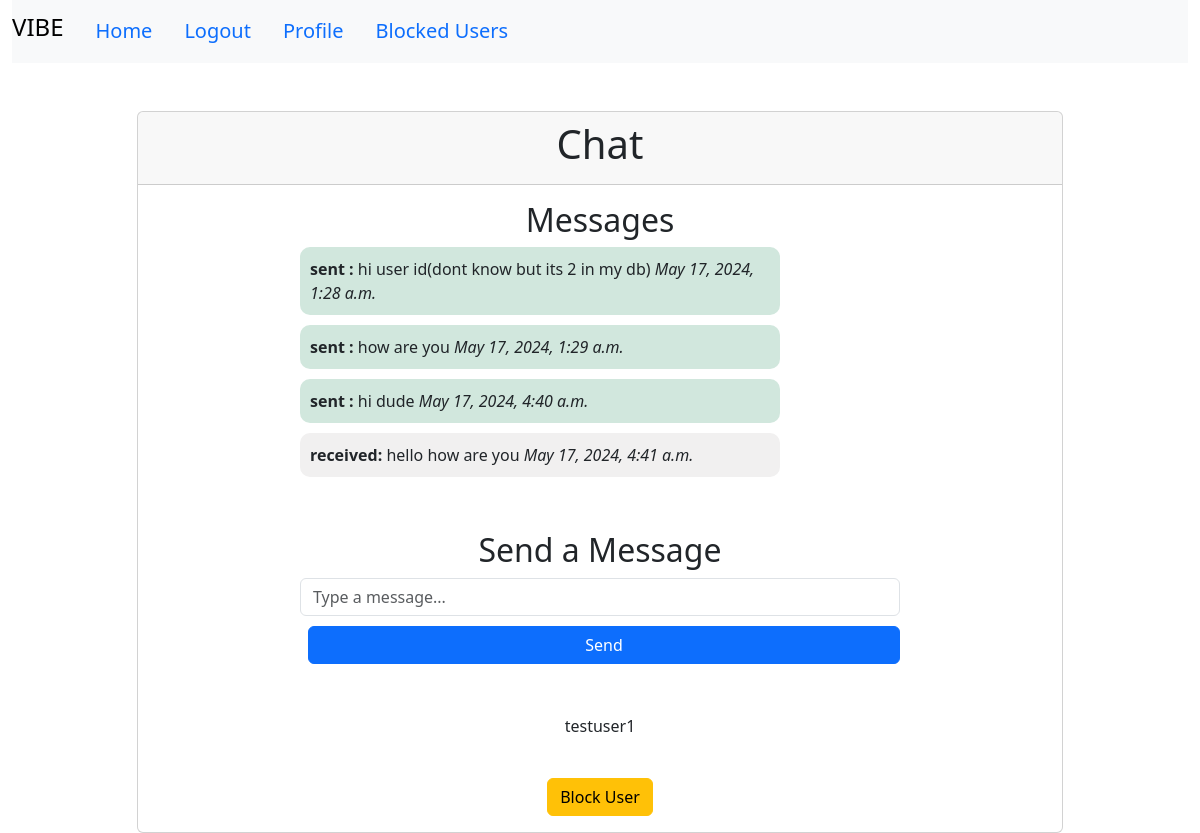
Before: /chat/2/ (signed in) with the older database file.
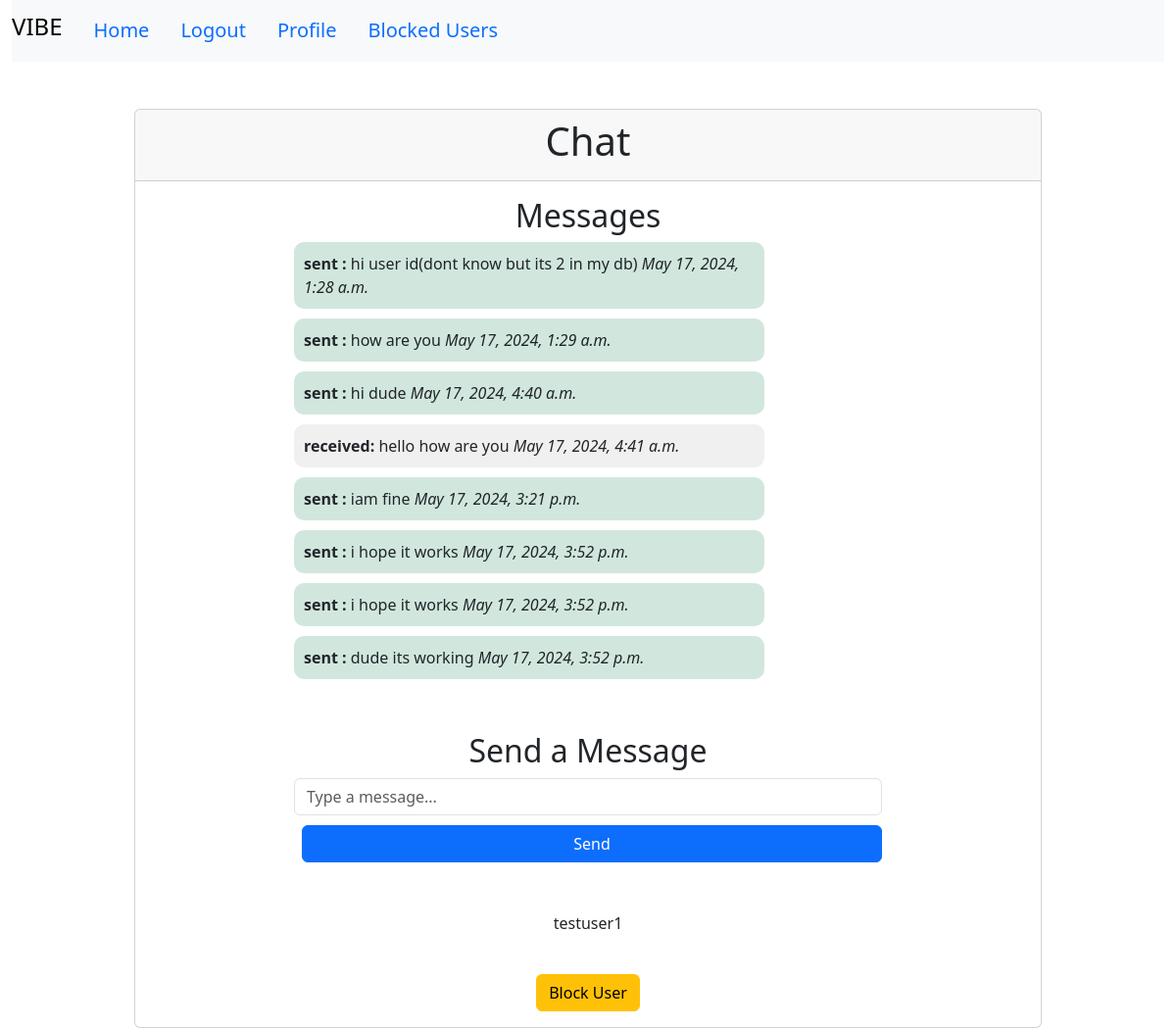
After: the same page with the newer database file.
### vibeapp/models.py (models this page shows, shortened)
class Message(models.Model):
    sender = models.ForeignKey(CustomUser, related_name='sent_messages', on_delete=models.CASCADE)
    receiver = models.ForeignKey(CustomUser, related_name='received_messages', on_delete=models.CASCADE)
    content = models.TextField()
    timestamp = models.DateTimeField(default=timezone.now)

class CustomUser(AbstractUser):
    GENDER_CHOICES = [
        ('M', 'Male'),
        ('F', 'Female'),
        ('O', 'Other'),
    ]
    date_of_birth = models.DateField(null=True, blank=True)
    gender = models.CharField(max_length=1, choices=GENDER_CHOICES, null=True, blank=True)
    class_10_school = models.CharField(max_length=255, null=True, blank=True)
    class_10_passing_year = models.IntegerField(null=True, blank=True)
    class_12_school = models.CharField(max_length=255, null=True, blank=True)
    class_12_passing_year = models.IntegerField(null=True, blank=True)
    college_name = models.CharField(max_length=255, null=True, blank=True)
    expected_graduation_year = models.IntegerField(null=True, blank=True)
    groups = models.ManyToManyField(
        "auth.Group",
        verbose_name="groups",
        blank=True,
        related_name="custom_user_set",
        related_query_name="user",
    )
    user_permissions = models.ManyToManyField(
        "auth.Permission",
        verbose_name="user permissions",
        blank=True,
        related_name="custom_user_set",
        related_query_name="user",
    )

### vibeapp/views.py (the view, shortened to what this page needs)
# urls.py: path('chat/<int:user_id>/', views.chat_with_user, name='chat_with_user'),
@login_required
def chat_with_user(request, user_id):
    receiver = get_object_or_404(CustomUser, pk=user_id)
    if BlockedUser.objects.filter(Q(blocker=request.user, blocked=receiver) | Q(blocker=receiver, blocked=request.user)).exists():
        return redirect('home')
    vibe_match, created = VibeMatch.objects.get_or_create(
        user1=min(request.user, receiver, key=lambda u: u.id),
        user2=max(request.user, receiver, key=lambda u: u.id)
    )
    messages = Message.objects.filter(
        (Q(sender=request.user) & Q(receiver=receiver)) |
        (Q(sender=receiver) & Q(receiver=request.user))
    ).order_by('timestamp')
    if request.method == 'POST' and 'content' in request.POST:
        form = MessageForm(request.POST)
        if form.is_valid():
            message = form.save(commit=False)
            message.sender = request.user
            message.receiver = receiver
            message.save()
            messages_html = render_to_string('messages_partial.html', {'messages': messages, 'user': request.user})
            if request.is_ajax():
                return JsonResponse({'messages_html': messages_html})
            return redirect('chat_with_user', user_id=user_id)
    elif 'fetch_new' in request.GET:
        messages_html = render_to_string('messages_partial.html', {'messages': messages, 'user': request.user})
        return JsonResponse({'messages_html': messages_html})
    else:
        form = MessageForm()
    return render(request, 'chat.html', {
        'receiver': receiver,
        'messages': messages,
        'form': form,
        'user': request.user,
        'receiver_id': user_id,
        'vibe_match': vibe_match,
        'show_profile': vibe_match.matched
    })

### vibeapp/forms.py
class MessageForm(forms.ModelForm):
    class Meta:
        model = Message
        fields = ['content']
        widgets = {
            'content': forms.TextInput(attrs={'class': 'form-control', 'placeholder': 'Type a message...', 'autocomplete': 'off'}),
        }

### vibeapp/templates/chat.html (shortened to what this page needs)
{% extends 'home.html' %}
{% block body %}
<div class="container mt-5">
    <div class="row justify-content-center">
        <div class="col-md-10">
            <div class="card">
                <div class="card-header text-center">
                    <h1>Chat</h1>
                </div>
                <div class="card-body">
                    <div class="chat-container">
                        <div class="messages">
                            <h2 class="text-center">Messages</h2>
                            <ul class="list-group">
                                {% include 'messages_partial.html' %}
                            </ul>
                        </div>
                        <div class="send-message mt-4">
                            <h2 class="text-center">Send a Message</h2>
                            <form id="message-form" method="post" class="d-flex">
                                <div class="flex-grow-1">
                                    {{ form.content }}
                                </div>
                                <div class="ms-2">
                                    <button type="submit" name="send_message" class="btn btn-primary">Send</button>
                                </div>
                            </form>
                        </div>
                        <div class="vibe-actions text-center mt-4">
                            {% if not show_profile %}
                            <form method="post">
                                {% csrf_token %}
                                <button type="submit" name="vibe_action" value="vibe_match" class="btn btn-success">Vibe Match</button>
                                <button type="submit" name="vibe_action" value="vibe_not_match" class="btn btn-danger">Vibe Not Match</button>
                            </form>
                            {% else %}
                            <p class="mt-3">{{ receiver.username }}</p>
                            {% endif %}
                        </div>
                        <div class="block-user text-center mt-4">
                            <form method="post" action="{% url 'block_user' receiver_id %}">
                                <button type="submit" class="btn btn-warning">Block User</button>
                            </form>
                        </div>
                    </div>
                </div>
            </div>
        </div>
    </div>
</div>
{% endblock %}

### vibeapp/templates/home.html (shortened to what this page needs)
{% load static %}
<!DOCTYPE html>
<html lang="en">
<head>
    <link href="https://cdn.jsdelivr.net/npm/bootstrap@5.3.2/dist/css/bootstrap.min.css" rel="stylesheet">
    <link rel="stylesheet" href="{% static 'styles.css' %}">
</head>
<body>
    <div class="container-fluid">
        <div class="row">
            <div class="col">
                <nav class="navbar navbar-expand-lg navbar-light bg-light">
                    <a class="navbar-brand" href=""><h1 class="brand">VIBE</h1></a>
                    <div class="collapse navbar-collapse" id="navbarSupportedContent">
                        <ul class="nav">
                            <li class="nav-item">
                                <a class="nav-link" href="{% url 'home' %}"><h5>Home</h5></a>
                            </li>
                            {% if user.is_authenticated %}
                            <li class="nav-item">
                                <a class="nav-link" href="{% url 'logout' %}"><h5>Logout</h5></a>
                            </li>
                            <li class="nav-item">
                                <a class="nav-link" href="{% url 'view_profile' %}"><h5>Profile</h5></a>
                            </li>
                            <li class="nav-item">
                                <a class="nav-link" href="{% url 'blocked_users_list' %}"><h5>Blocked Users</h5></a>
                            </li>
                            {% else %}
                            <li class="nav-item">
                                <a class="nav-link" href="{% url 'login' %}"><h5>Login</h5></a>
                            </li>
                            {% endif %}
                        </ul>
                    </div>
                </nav>
            </div>
        </div>
    </div>
    {% block body %}{% endblock %}
</body>
</html>

### vibeapp/templates/messages_partial.html
{% for message in messages %}
<li class="{% if message.sender == user %}sent{% else %}received{% endif %}">
    <div class="message-content">
        <strong>{% if message.sender == user %}sent {% else %}received{% endif %}:</strong> {{ message.content }}
        <em>{{ message.timestamp }}</em>
    </div>
</li>
{% endfor %}

### vibeapp/static/styles.css (style rules this page uses)
.chat-container { display: flex; flex-direction: column; align-items: center; }
.messages { width: 100%; max-width: 600px; margin-bottom: 20px; }
.messages ul { list-style-type: none; padding: 0; }
.messages li { margin-bottom: 10px; }
.message-content { padding: 10px; border-radius: 10px; max-width: 80%; word-wrap: break-word; }
.received .message-content { background-color: #f1f0f0; align-self: flex-start; }
.sent .message-content { background-color: #d1e7dd; align-self: flex-end; }
.send-message { width: 100%; max-width: 600px; }
.send-message form { display: flex; flex-direction: column; }
.send-message button { align-self: flex-end; margin-top: 10px; }

### vibeapp/templates/home.html (style rules this page uses)
.navbar-brand h1 { font-size: 1.5rem; }
.nav-link h5 { margin: 0; }
.btn-primary, .btn-secondary { margin: 10px 0; display: block; width: 100%; }

Changed rows visible on the page:
added Message: shows "sent", content "iam fine", timestamp "May 17, 2024, 3:21 p.m."
added Message: shows "sent", content "i hope it works", timestamp "May 17, 2024, 3:52 p.m."
added Message: shows "sent", content "i hope it works", timestamp "May 17, 2024, 3:52 p.m."
added Message: shows "sent", content "dude its working", timestamp "May 17, 2024, 3:52 p.m."
